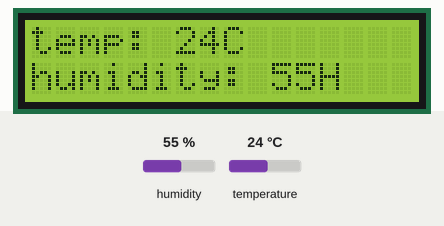
Simulated run of this sketch. Board: Arduino Uno, built with avr-gcc and run on an emulated ATmega328P. Parts: 16×2 character LCD. The inputs (shaded band) are chosen by the test bench; at power-on: humidity 55 %, temperature 24 °C. What the sketch prints to the serial monitor is not drawn.

Above: at 0.2 s.
At 17.4 s:
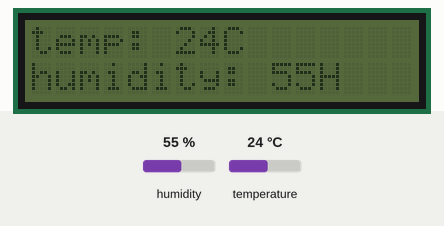

The sketch:

temp_lcd.ino
```cpp
#include <SimpleDHT.h>
#include <Wire.h> // I2C程式庫
#include <LiquidCrystal_I2C.h> // LCD_I2C模組程式庫
unsigned long time_now,timestart;
unsigned long duration=15000;
bool startFlag = 0;
// LCD I2C位址，默認為0x27或0x3F，依據背板的晶片不同而有差異，16、2為LCD顯示器大小。
LiquidCrystal_I2C lcd(0x27, 16, 2);


// for DHT11,
//      VCC: 5V or 3V
//      GND: GND
//      DATA: 2
int pinDHT11 = 2;
SimpleDHT11 dht11(pinDHT11);

void setup() {
  Serial.begin(115200);
  // 初始化LCD
  lcd.init();
  lcd.backlight();
  /*
  lcd.setCursor(2, 0); // (colum, row)從第一排的第三個位置開始顯示
  lcd.print("Hello World!");
  lcd.setCursor(2, 1); // (colum,row)從第二排第三格位置開始顯示
  lcd.print("Jimmy Lee !");
  */

  timestart = millis();
}
void display(int temperature,int humidity)
{
    lcd.clear();
    lcd.setCursor(0, 0); // (colum, row)從第一排的第三個位置開始顯示
    lcd.print("temp:");
    lcd.setCursor(6, 0);
    lcd.print((int)temperature);
    lcd.setCursor(8, 0);
    lcd.print("C");

    lcd.setCursor(0, 1); // (colum, row)從第一排的第三個位置開始顯示
    lcd.print("humidity:");
    lcd.setCursor(10, 1);
    lcd.print((int)humidity);
    lcd.setCursor(12, 1);
    lcd.print("H");
    lcd.backlight();
    delay(1000);
    lcd.noBacklight();

}

void loop() {
  time_now = millis();
  // start working...
  Serial.println("=================================");
  Serial.println("Sample DHT11...");

  // read without samples.
  byte temperature = 0;
  byte humidity = 0;
  int err = SimpleDHTErrSuccess;
  if ((err = dht11.read(&temperature, &humidity, NULL)) != SimpleDHTErrSuccess) {
    Serial.print("Read DHT11 failed, err="); Serial.print(SimpleDHTErrCode(err));
    Serial.print(","); Serial.println(SimpleDHTErrDuration(err)); delay(1000);
    return;
  }

  Serial.print("Sample OK: ");
  Serial.print((int)temperature);
  Serial.print(" *C, ");
  Serial.print((int)humidity);
  Serial.println(" H");

  if(startFlag == 0)
  {
    startFlag =1;
    display(temperature,humidity);
  }
  if((time_now - timestart)> duration)
  {
    timestart = millis();
    display(temperature,humidity);

  }
  // DHT11 sampling rate is 1HZ.

  delay(1500);
}
```

Measured:
- what the display in image 1 shows lasts 15.3 s, from 17.4 s to 32.7 s
